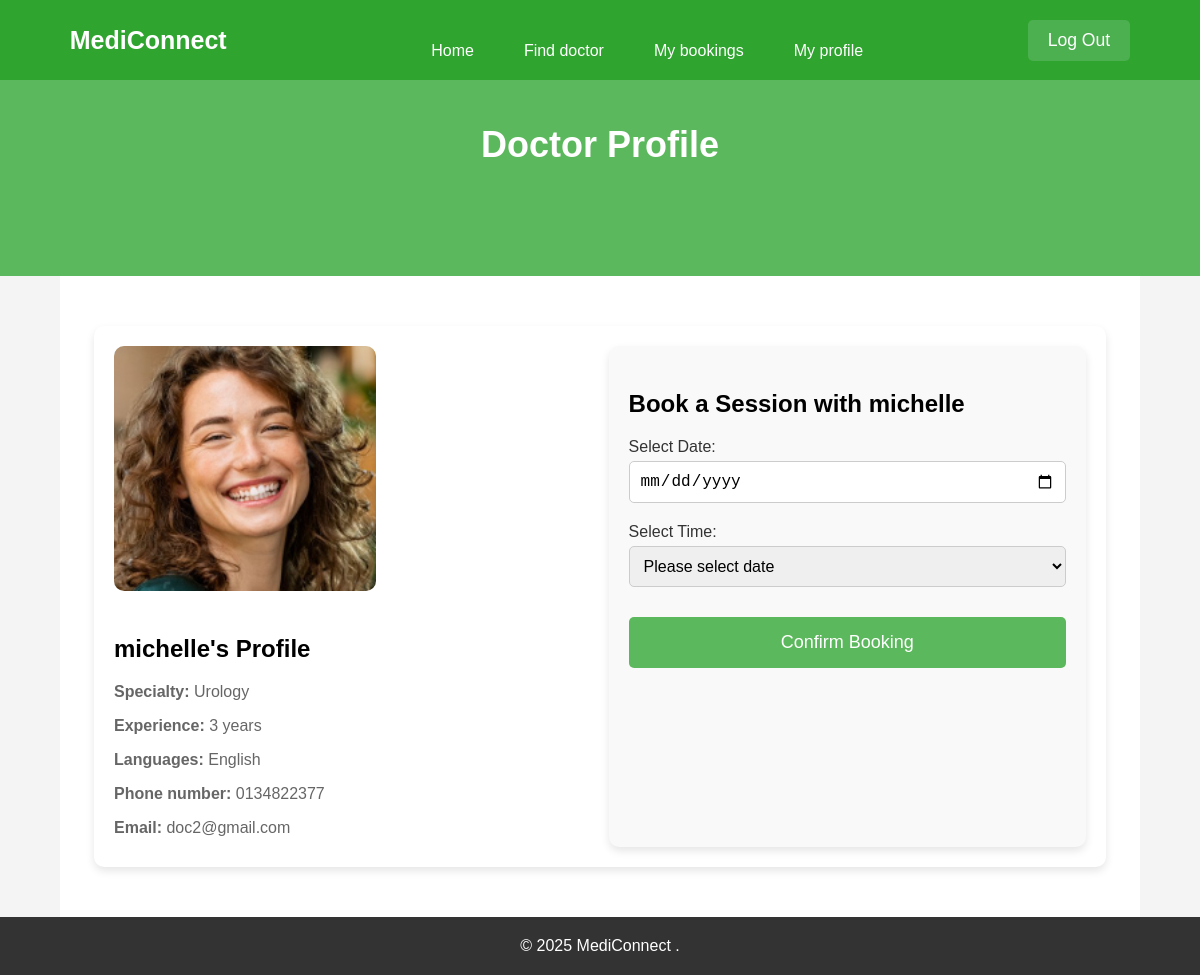
The page /patient/doctorProfile.php?doctor_id=2 (signed in) on the database its author committed.
### tables this page shows
CREATE TABLE `users_doctor` (
  `id` int(11) NOT NULL,
  `username` varchar(22) NOT NULL,
  `email` varchar(22) NOT NULL,
  `password` varchar(222) NOT NULL,
  `profile_picture` varchar(255) DEFAULT NULL,
  `specialty` enum('Cardiology','Urology','Dermatology','Neurology') DEFAULT NULL,
  `experience` varchar(100) DEFAULT NULL,
  `phone` varchar(100) DEFAULT NULL,
  `languages` varchar(100) DEFAULT NULL
);

### patient/doctorProfile.php (the view, shortened to what this page needs)
<?php
$db = mysqli_connect('localhost', 'root', '', 'mediconnect');
if (isset($_GET['doctor_id'])) {
    $doctor_id = $_GET['doctor_id'];
    $sql = "SELECT * FROM users_doctor WHERE id = ?";
    $stmt = $db->prepare($sql);
    $stmt->bind_param("i", $doctor_id);
    $stmt->execute();
    $result = $stmt->get_result();
    $doctor = $result->fetch_assoc();
} else {
    echo "<p>No doctor selected.</p>";
    exit();
}
?>
<!DOCTYPE html>
<html lang="en">
<head>
    <link rel="stylesheet" href="doctorProfile.css">
</head>
<body>
    <nav class="nav" id="navbar">
        <div class="nav-logo">
            <p>MediConnect</p>
        </div>
        <div class="nav-menu" id="navMenu">
            <ul>
                <li><a href="homepage.php" class="link">Home</a></li>
                <li><a href="doctorSearch.php" class="link">Find doctor</a></li>
                <li><a href="patientBooking.php" class="link">My bookings</a></li>
                <li><a href="patientSetting.php" class="link">My profile</a></li>
            </ul>
        </div>
        <a href="../logout/logout.php">
            <button class="nav-btn" id="logoutBtn">Log Out</button>
        </a>
    </nav>
    <header>
        <div class="container">
            <h1>Doctor Profile</h1>
        </div>
    </header>
    <section id="doctor-profile" class="container">
        <div class="profile-container">
            <div class="doctor-details">
                <?php $profilePic = !empty($doctor['profile_picture']) ? $doctor['profile_picture'] : '../images/profile.png';
                echo "<img src='" . htmlspecialchars($profilePic) . "' alt='Doctor Photo'>"; ?>
                <h1><?php echo htmlspecialchars($doctor['username']); ?>'s Profile</h1>
                <p><strong>Specialty: </strong><?php echo htmlspecialchars($doctor['specialty']); ?></p>
                <p><strong>Experience: </strong><?php echo htmlspecialchars($doctor['experience']); ?></p>
                <p><strong>Languages: </strong><?php echo htmlspecialchars($doctor['languages']); ?></p>
                <p><strong>Phone number: </strong><?php echo htmlspecialchars($doctor['phone']); ?></p>
                <p><strong>Email: </strong><?php echo htmlspecialchars($doctor['email']); ?></p>
            </div>
            <div class="booking-section">
                <h3>Book a Session with <?php echo htmlspecialchars($doctor['username']); ?></h3>
                <form action="" method="POST" id="booking-form">
                    <label for="date">Select Date:</label>
                    <input type="date" id="date" name="date" required>
                    <label for="time">Select Time:</label>
                    <select id="time" name="time" required>
                        <option>Please select date</option>
                    </select>
                    <button type="submit" class="btn" name="book">Confirm Booking</button>
                </form>
            </div>
        </div>
    </section>
    <footer>
        <div class="container">
            <p>&copy; 2025 MediConnect .</p>
        </div>
    </footer>
</body>
</html>

### patient/doctorProfile.css (style rules this page uses)
html, body { height: 100%; margin: 0; display: flex; flex-direction: column; }
body { font-family: Arial, sans-serif; margin: 0; padding: 0; box-sizing: border-box; background-color: #f4f4f4; min-height: 100vh; }
header { background: #5cb85c; color: white; padding: 100px 0; text-align: center; }
header .container h1 { font-size: 36px; margin-bottom: 10px; }
#doctor-profile { background-color: white; padding: 50px 0; display: flex; justify-content: center; flex: 1; }
.profile-container { display: flex; justify-content: space-between; flex-wrap: wrap; width: 90%; max-width: 1200px; background-color: #fff; padding: 20px; box-shadow: 0 4px 8px rgba(0, 0, 0, 0.1); border-radius: 10px; }
.doctor-details { width: 45%; text-align: left; }
.doctor-details img { width: 60%; height: auto; border-radius: 10px; margin-bottom: 20px; }
.doctor-details p { font-size: 16px; color: #666; margin-bottom: 10px; }
.booking-section { width: 45%; background-color: #f9f9f9; padding: 20px; border-radius: 10px; box-shadow: 0 4px 8px rgba(0, 0, 0, 0.1); }
.booking-section h3 { font-size: 24px; margin-bottom: 20px; }
.booking-section form { display: flex; flex-direction: column; }
.booking-section label { font-size: 16px; margin-bottom: 5px; color: #333; }
.booking-section input, .booking-section select { padding: 10px; margin-bottom: 20px; font-size: 16px; border-radius: 5px; border: 1px solid #ccc; }
.booking-section .btn { padding: 15px; background-color: #5cb85c; color: white; border: none; font-size: 18px; cursor: pointer; border-radius: 5px; }
footer { background: #333; color: white; text-align: center; padding: 20px 0; }
footer p { margin: 0; }
.container { width: 90%; max-width: 1200px; margin: 0 auto; }
.nav { position: fixed; top: 0; display: flex; justify-content: space-around; width: 100%; height: 80px; line-height: 70px; background: #2fa42f; z-index: 100; }
.nav-logo { display: flex; align-items: center; height: 80px; }
.nav-logo p { color: white; font-size: 25px; font-weight: 600; margin: 0; }
.nav-btn { background-color: #4CAF50; color: white; padding: 10px 20px; border: none; border-radius: 5px; cursor: pointer; font-size: 1.1em; text-align: center; margin-top: 20px; }
.nav-menu ul { display: flex; }
.nav-menu ul li { list-style-type: none; }
.nav-menu ul li .link { text-decoration: none; font-weight: 500; color: #fff; padding-bottom: 15px; margin: 0 25px; }
.btn { background-color: #4CAF50; color: white; padding: 10px 20px; border: none; border-radius: 5px; cursor: pointer; font-size: 1.1em; text-align: center; margin-top: 10px; }

### rows shown on the page
users_doctor: profile_picture (picture), username "michelle", specialty "Urology", experience "3 years", languages "English", phone "0134822377", email "doc2@gmail.com"
